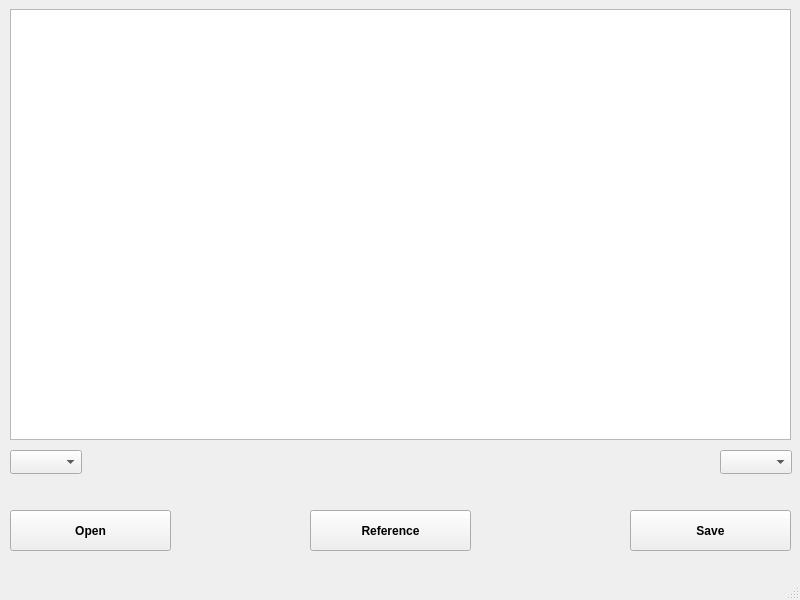
<?xml version="1.0" encoding="UTF-8"?>
<ui version="4.0">
 <class>Text_Editor</class>
 <widget class="QMainWindow" name="Text_Editor">
  <property name="geometry">
   <rect>
    <x>0</x>
    <y>0</y>
    <width>800</width>
    <height>600</height>
   </rect>
  </property>
  <property name="windowTitle">
   <string>Text_Editor</string>
  </property>
  <widget class="QWidget" name="centralwidget">
   <widget class="QPlainTextEdit" name="plainTextEdit">
    <property name="geometry">
     <rect>
      <x>10</x>
      <y>9</y>
      <width>781</width>
      <height>431</height>
     </rect>
    </property>
   </widget>
   <widget class="QPushButton" name="pb_open">
    <property name="geometry">
     <rect>
      <x>10</x>
      <y>510</y>
      <width>161</width>
      <height>41</height>
     </rect>
    </property>
    <property name="font">
     <font>
      <bold>true</bold>
     </font>
    </property>
    <property name="text">
     <string>Open</string>
    </property>
   </widget>
   <widget class="QPushButton" name="pb_save">
    <property name="geometry">
     <rect>
      <x>630</x>
      <y>510</y>
      <width>161</width>
      <height>41</height>
     </rect>
    </property>
    <property name="font">
     <font>
      <bold>true</bold>
     </font>
    </property>
    <property name="text">
     <string>Save</string>
    </property>
   </widget>
   <widget class="QPushButton" name="pb_reference">
    <property name="geometry">
     <rect>
      <x>310</x>
      <y>510</y>
      <width>161</width>
      <height>41</height>
     </rect>
    </property>
    <property name="font">
     <font>
      <bold>true</bold>
     </font>
    </property>
    <property name="text">
     <string>Reference</string>
    </property>
   </widget>
   <widget class="QComboBox" name="comboBox">
    <property name="geometry">
     <rect>
      <x>10</x>
      <y>450</y>
      <width>72</width>
      <height>24</height>
     </rect>
    </property>
   </widget>
   <widget class="QComboBox" name="comboBox_2">
    <property name="geometry">
     <rect>
      <x>720</x>
      <y>450</y>
      <width>72</width>
      <height>24</height>
     </rect>
    </property>
   </widget>
  </widget>
  <widget class="QMenuBar" name="menubar">
   <property name="geometry">
    <rect>
     <x>0</x>
     <y>0</y>
     <width>800</width>
     <height>21</height>
    </rect>
   </property>
  </widget>
  <widget class="QStatusBar" name="statusbar"/>
 </widget>
 <resources/>
 <connections/>
</ui>
